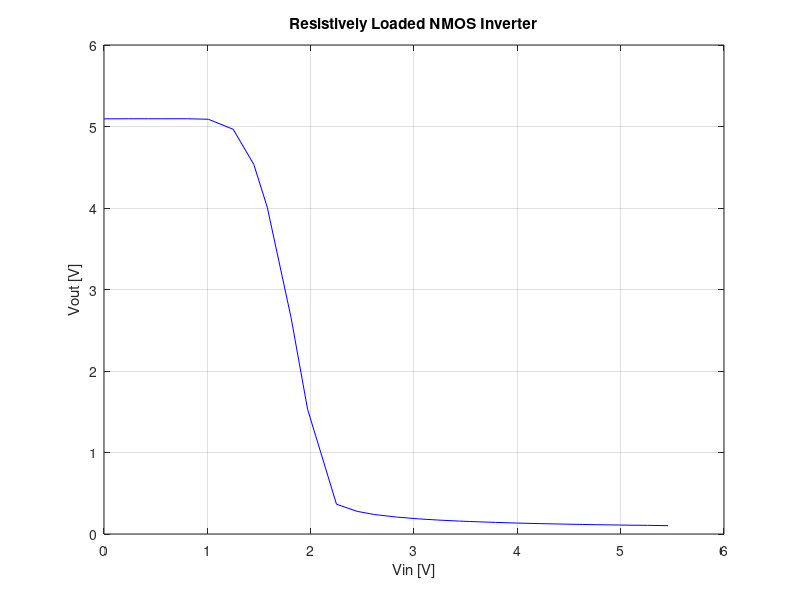
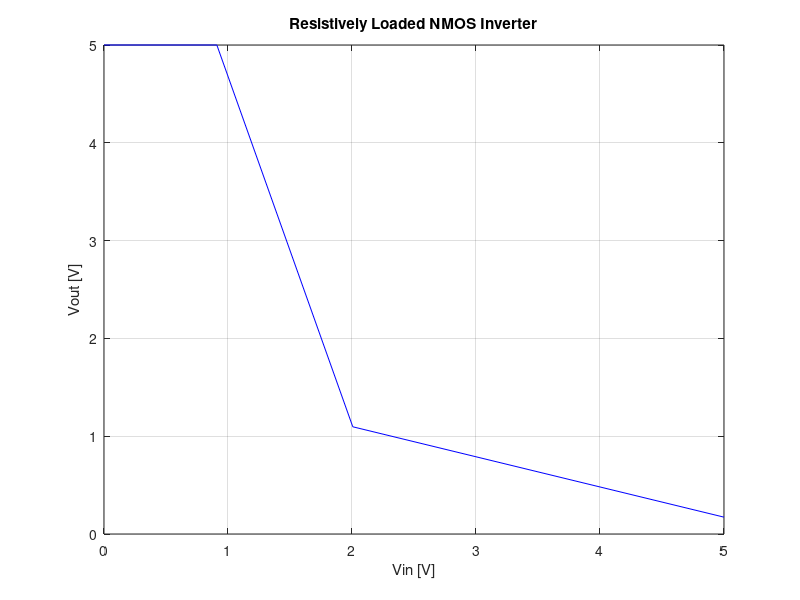
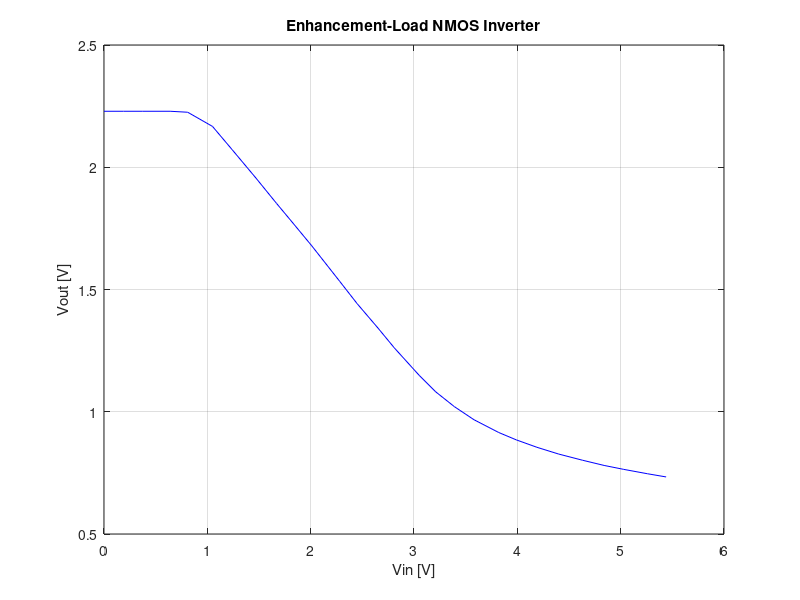
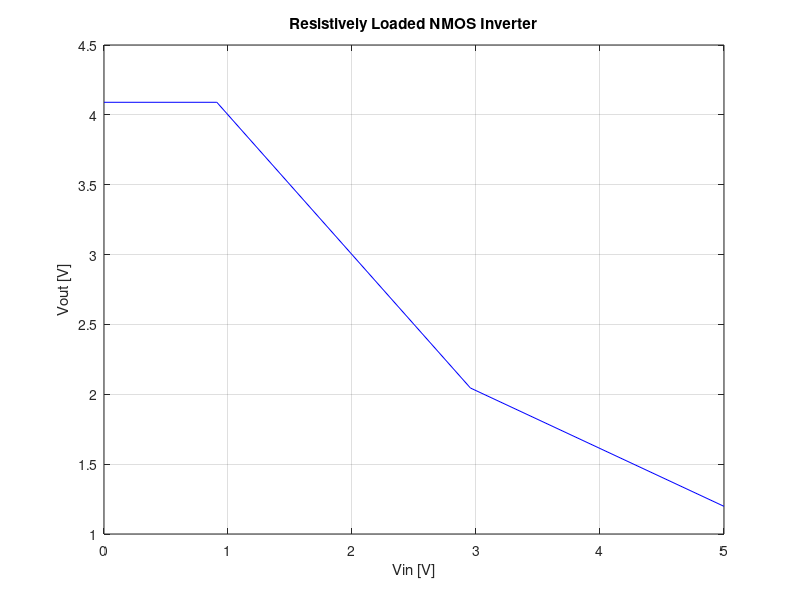

The MATLAB script that drew these images, in order:
clc; clear workspace; close all;

%% Task B
x = [0	0.24	0.43	0.56	0.81	1.01	1.25	1.45	1.58	1.81	1.97	2.25	2.45	2.62	2.83	3.04	3.23	3.44	3.54	3.79	4	4.22	4.48	4.63	4.76	5.09	5.26	5.46];
y = [5.094	5.095	5.095	5.095	5.095	5.089	4.966	4.534	4.009	2.657	1.531	0.3654	0.2778	0.2385	0.2081	0.1861	0.1714	0.1583	0.1534	0.1423	0.1343	0.1274	0.1208	0.1171	0.1144	0.1083	0.1062	0.1024];

figure
plot(x,y, 'b-');
title('Resistively Loaded NMOS Inverter');
xlabel('Vin [V]');
ylabel('Vout [V]');

grid on;

%% Task B - Calculated
x = [0 .91 2.0063 5];
y = [5 5 1.0963 .1723];
figure 
plot(x,y, 'b');
title('Resistively Loaded NMOS Inverter');
xlabel('Vin [V]');
ylabel('Vout [V]');

grid on;
    
%% Task C
x = [0	0.19	0.37	0.64	0.81	1.05	1.24	1.47	1.67	1.82	2.01	2.28	2.45	2.65	2.81	3.05	3.21	3.39	3.58	3.82	3.99	4.19	4.4	4.63	4.84	5.03	5.26	5.44];
y = [2.229	2.229	2.229	2.229	2.225	2.167	2.072	1.956	1.852	1.776	1.679	1.534	1.442	1.343	1.261	1.149	1.0815	1.0211	0.9675	0.9151	0.885	0.8546	0.827	0.8018	0.7804	0.7643	0.7464	0.7334];

figure
plot(x,y, 'b-');
title('Enhancement-Load NMOS Inverter');
xlabel('Vin [V]');
ylabel('Vout [V]');

grid on;

%% Task C - Calculated
x = [0 .91 2.955 5];
y = [4.09 4.09 2.045 1.198];
figure 
plot(x,y, 'b');
title('Resistively Loaded NMOS Inverter');
xlabel('Vin [V]');
ylabel('Vout [V]');

grid on;
    